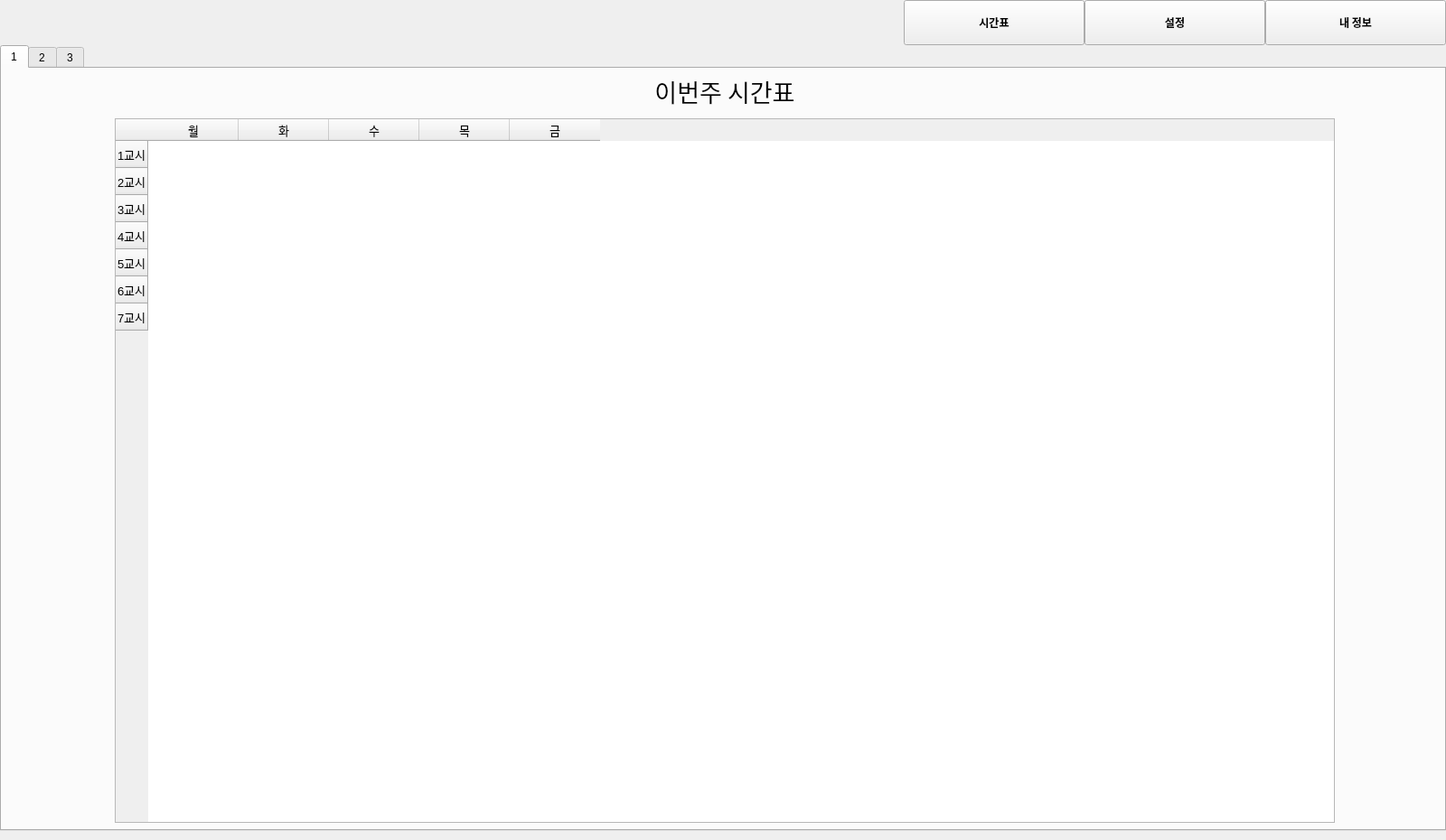
<?xml version="1.0" encoding="UTF-8"?>
<ui version="4.0">
 <class>MainWindow</class>
 <widget class="QMainWindow" name="MainWindow">
  <property name="geometry">
   <rect>
    <x>0</x>
    <y>0</y>
    <width>1600</width>
    <height>930</height>
   </rect>
  </property>
  <property name="windowTitle">
   <string>MainWindow</string>
  </property>
  <widget class="QWidget" name="centralwidget">
   <widget class="QPushButton" name="btnMyInfo">
    <property name="enabled">
     <bool>true</bool>
    </property>
    <property name="geometry">
     <rect>
      <x>1400</x>
      <y>0</y>
      <width>200</width>
      <height>50</height>
     </rect>
    </property>
    <property name="font">
     <font>
      <family>Noto Sans KR</family>
      <weight>75</weight>
      <bold>true</bold>
     </font>
    </property>
    <property name="text">
     <string>내 정보</string>
    </property>
    <property name="checkable">
     <bool>true</bool>
    </property>
   </widget>
   <widget class="QPushButton" name="btnSetting">
    <property name="geometry">
     <rect>
      <x>1200</x>
      <y>0</y>
      <width>200</width>
      <height>50</height>
     </rect>
    </property>
    <property name="font">
     <font>
      <family>Noto Sans KR</family>
      <weight>75</weight>
      <bold>true</bold>
     </font>
    </property>
    <property name="text">
     <string>설정</string>
    </property>
    <property name="checkable">
     <bool>true</bool>
    </property>
   </widget>
   <widget class="QPushButton" name="btnMain">
    <property name="geometry">
     <rect>
      <x>1000</x>
      <y>0</y>
      <width>200</width>
      <height>50</height>
     </rect>
    </property>
    <property name="font">
     <font>
      <family>Noto Sans KR</family>
      <weight>75</weight>
      <bold>true</bold>
     </font>
    </property>
    <property name="text">
     <string>시간표</string>
    </property>
    <property name="checkable">
     <bool>true</bool>
    </property>
   </widget>
   <widget class="QLabel" name="sideLogo">
    <property name="geometry">
     <rect>
      <x>10</x>
      <y>0</y>
      <width>221</width>
      <height>50</height>
     </rect>
    </property>
    <property name="text">
     <string/>
    </property>
    <property name="alignment">
     <set>Qt::AlignLeading|Qt::AlignLeft|Qt::AlignVCenter</set>
    </property>
   </widget>
   <widget class="QTabWidget" name="tabs">
    <property name="geometry">
     <rect>
      <x>0</x>
      <y>50</y>
      <width>1600</width>
      <height>870</height>
     </rect>
    </property>
    <property name="styleSheet">
     <string notr="true"/>
    </property>
    <property name="tabShape">
     <enum>QTabWidget::Rounded</enum>
    </property>
    <property name="currentIndex">
     <number>0</number>
    </property>
    <property name="elideMode">
     <enum>Qt::ElideLeft</enum>
    </property>
    <widget class="QWidget" name="timetableWidget">
     <attribute name="title">
      <string>1</string>
     </attribute>
     <widget class="QTableWidget" name="timetable">
      <property name="geometry">
       <rect>
        <x>125</x>
        <y>55</y>
        <width>1350</width>
        <height>780</height>
       </rect>
      </property>
      <property name="font">
       <font>
        <pointsize>10</pointsize>
       </font>
      </property>
      <property name="styleSheet">
       <string notr="true"/>
      </property>
      <property name="tabKeyNavigation">
       <bool>false</bool>
      </property>
      <property name="dragDropOverwriteMode">
       <bool>true</bool>
      </property>
      <property name="selectionMode">
       <enum>QAbstractItemView::SingleSelection</enum>
      </property>
      <property name="textElideMode">
       <enum>Qt::ElideNone</enum>
      </property>
      <property name="showGrid">
       <bool>false</bool>
      </property>
      <property name="gridStyle">
       <enum>Qt::SolidLine</enum>
      </property>
      <property name="sortingEnabled">
       <bool>false</bool>
      </property>
      <row>
       <property name="text">
        <string>1교시</string>
       </property>
      </row>
      <row>
       <property name="text">
        <string>2교시</string>
       </property>
      </row>
      <row>
       <property name="text">
        <string>3교시</string>
       </property>
      </row>
      <row>
       <property name="text">
        <string>4교시</string>
       </property>
      </row>
      <row>
       <property name="text">
        <string>5교시</string>
       </property>
      </row>
      <row>
       <property name="text">
        <string>6교시</string>
       </property>
      </row>
      <row>
       <property name="text">
        <string>7교시</string>
       </property>
      </row>
      <column>
       <property name="text">
        <string>월</string>
       </property>
      </column>
      <column>
       <property name="text">
        <string>화</string>
       </property>
      </column>
      <column>
       <property name="text">
        <string>수</string>
       </property>
      </column>
      <column>
       <property name="text">
        <string>목</string>
       </property>
      </column>
      <column>
       <property name="text">
        <string>금</string>
       </property>
      </column>
     </widget>
     <widget class="QLabel" name="tableLabel">
      <property name="geometry">
       <rect>
        <x>0</x>
        <y>-10</y>
        <width>1600</width>
        <height>70</height>
       </rect>
      </property>
      <property name="font">
       <font>
        <family>Noto Sans KR</family>
        <pointsize>20</pointsize>
       </font>
      </property>
      <property name="text">
       <string>이번주 시간표</string>
      </property>
      <property name="alignment">
       <set>Qt::AlignCenter</set>
      </property>
     </widget>
    </widget>
    <widget class="QWidget" name="settingWidget">
     <attribute name="title">
      <string>2</string>
     </attribute>
     <widget class="QWidget" name="settingTitle" native="true">
      <property name="geometry">
       <rect>
        <x>450</x>
        <y>125</y>
        <width>700</width>
        <height>600</height>
       </rect>
      </property>
      <widget class="QWidget" name="setting" native="true">
       <property name="geometry">
        <rect>
         <x>50</x>
         <y>80</y>
         <width>600</width>
         <height>400</height>
        </rect>
       </property>
       <property name="styleSheet">
        <string notr="true"/>
       </property>
       <widget class="QWidget" name="verticalLayoutWidget">
        <property name="geometry">
         <rect>
          <x>0</x>
          <y>0</y>
          <width>601</width>
          <height>401</height>
         </rect>
        </property>
        <layout class="QGridLayout" name="gridLayout">
         <item row="3" column="0">
          <widget class="QCheckBox" name="background">
           <property name="font">
            <font>
             <family>Noto Sans KR</family>
             <pointsize>18</pointsize>
            </font>
           </property>
           <property name="styleSheet">
            <string notr="true"/>
           </property>
           <property name="text">
            <string>백그라운드 실행 허용</string>
           </property>
           <property name="checkable">
            <bool>true</bool>
           </property>
           <property name="checked">
            <bool>true</bool>
           </property>
           <property name="tristate">
            <bool>false</bool>
           </property>
          </widget>
         </item>
         <item row="1" column="0">
          <widget class="QCheckBox" name="darkmode">
           <property name="font">
            <font>
             <family>Noto Sans KR</family>
             <pointsize>18</pointsize>
            </font>
           </property>
           <property name="styleSheet">
            <string notr="true"/>
           </property>
           <property name="text">
            <string>다크모드</string>
           </property>
           <property name="checkable">
            <bool>true</bool>
           </property>
           <property name="checked">
            <bool>false</bool>
           </property>
           <property name="tristate">
            <bool>false</bool>
           </property>
          </widget>
         </item>
         <item row="2" column="0">
          <widget class="QCheckBox" name="alarm">
           <property name="font">
            <font>
             <family>Noto Sans KR</family>
             <pointsize>18</pointsize>
            </font>
           </property>
           <property name="styleSheet">
            <string notr="true"/>
           </property>
           <property name="text">
            <string>알람 허용</string>
           </property>
           <property name="checkable">
            <bool>true</bool>
           </property>
           <property name="checked">
            <bool>true</bool>
           </property>
           <property name="tristate">
            <bool>false</bool>
           </property>
          </widget>
         </item>
        </layout>
       </widget>
      </widget>
      <widget class="QPushButton" name="btnSettingSave">
       <property name="geometry">
        <rect>
         <x>50</x>
         <y>480</y>
         <width>295</width>
         <height>70</height>
        </rect>
       </property>
       <property name="font">
        <font>
         <family>Noto Sans KR</family>
         <pointsize>16</pointsize>
        </font>
       </property>
       <property name="text">
        <string>저장</string>
       </property>
      </widget>
      <widget class="QPushButton" name="btnSettingDefault">
       <property name="geometry">
        <rect>
         <x>355</x>
         <y>480</y>
         <width>295</width>
         <height>70</height>
        </rect>
       </property>
       <property name="font">
        <font>
         <family>Noto Sans KR</family>
         <pointsize>16</pointsize>
        </font>
       </property>
       <property name="text">
        <string>기본값</string>
       </property>
      </widget>
      <widget class="QLabel" name="labelSetting">
       <property name="geometry">
        <rect>
         <x>0</x>
         <y>40</y>
         <width>700</width>
         <height>40</height>
        </rect>
       </property>
       <property name="font">
        <font>
         <family>Noto Sans KR</family>
         <pointsize>15</pointsize>
        </font>
       </property>
       <property name="text">
        <string>일부 설정은 프로그램 재실행 시 적용됩니다</string>
       </property>
       <property name="alignment">
        <set>Qt::AlignCenter</set>
       </property>
      </widget>
     </widget>
    </widget>
    <widget class="QWidget" name="myinfoWidget">
     <attribute name="title">
      <string>3</string>
     </attribute>
     <widget class="QWidget" name="myinfoTitle" native="true">
      <property name="geometry">
       <rect>
        <x>450</x>
        <y>110</y>
        <width>700</width>
        <height>620</height>
       </rect>
      </property>
      <widget class="QWidget" name="editWidget" native="true">
       <property name="geometry">
        <rect>
         <x>70</x>
         <y>160</y>
         <width>560</width>
         <height>300</height>
        </rect>
       </property>
       <layout class="QGridLayout" name="gridLayout_2" rowstretch="0" columnstretch="0">
        <item row="0" column="0">
         <layout class="QGridLayout" name="gridLayout2">
          <item row="1" column="0">
           <layout class="QGridLayout" name="gridLayout3">
            <item row="0" column="0">
             <widget class="QGroupBox" name="classGroup">
              <property name="font">
               <font>
                <family>Noto Sans KR</family>
                <pointsize>11</pointsize>
               </font>
              </property>
              <property name="styleSheet">
               <string notr="true"/>
              </property>
              <property name="title">
               <string>학년</string>
              </property>
              <widget class="QComboBox" name="gradeCombo">
               <property name="geometry">
                <rect>
                 <x>30</x>
                 <y>50</y>
                 <width>480</width>
                 <height>50</height>
                </rect>
               </property>
               <property name="palette">
                <palette>
                 <active>
                  <colorrole role="Button">
                   <brush brushstyle="SolidPattern">
                    <color alpha="255">
                     <red>255</red>
                     <green>255</green>
                     <blue>255</blue>
                    </color>
                   </brush>
                  </colorrole>
                  <colorrole role="Base">
                   <brush brushstyle="SolidPattern">
                    <color alpha="255">
                     <red>255</red>
                     <green>255</green>
                     <blue>255</blue>
                    </color>
                   </brush>
                  </colorrole>
                  <colorrole role="Window">
                   <brush brushstyle="SolidPattern">
                    <color alpha="255">
                     <red>255</red>
                     <green>255</green>
                     <blue>255</blue>
                    </color>
                   </brush>
                  </colorrole>
                 </active>
                 <inactive>
                  <colorrole role="Button">
                   <brush brushstyle="SolidPattern">
                    <color alpha="255">
                     <red>255</red>
                     <green>255</green>
                     <blue>255</blue>
                    </color>
                   </brush>
                  </colorrole>
                  <colorrole role="Base">
                   <brush brushstyle="SolidPattern">
                    <color alpha="255">
                     <red>255</red>
                     <green>255</green>
                     <blue>255</blue>
                    </color>
                   </brush>
                  </colorrole>
                  <colorrole role="Window">
                   <brush brushstyle="SolidPattern">
                    <color alpha="255">
                     <red>255</red>
                     <green>255</green>
                     <blue>255</blue>
                    </color>
                   </brush>
                  </colorrole>
                 </inactive>
                 <disabled>
                  <colorrole role="Button">
                   <brush brushstyle="SolidPattern">
                    <color alpha="255">
                     <red>255</red>
                     <green>255</green>
                     <blue>255</blue>
                    </color>
                   </brush>
                  </colorrole>
                  <colorrole role="Base">
                   <brush brushstyle="SolidPattern">
                    <color alpha="255">
                     <red>255</red>
                     <green>255</green>
                     <blue>255</blue>
                    </color>
                   </brush>
                  </colorrole>
                  <colorrole role="Window">
                   <brush brushstyle="SolidPattern">
                    <color alpha="255">
                     <red>255</red>
                     <green>255</green>
                     <blue>255</blue>
                    </color>
                   </brush>
                  </colorrole>
                 </disabled>
                </palette>
               </property>
               <property name="font">
                <font>
                 <family>Noto Sans KR</family>
                 <pointsize>12</pointsize>
                 <strikeout>false</strikeout>
                </font>
               </property>
               <property name="mouseTracking">
                <bool>false</bool>
               </property>
               <property name="toolTip">
                <string>학년</string>
               </property>
               <property name="whatsThis">
                <string/>
               </property>
               <property name="accessibleName">
                <string>학년</string>
               </property>
               <property name="autoFillBackground">
                <bool>false</bool>
               </property>
               <property name="styleSheet">
                <string notr="true"/>
               </property>
               <property name="inputMethodHints">
                <set>Qt::ImhNone</set>
               </property>
               <property name="frame">
                <bool>true</bool>
               </property>
               <item>
                <property name="text">
                 <string>1</string>
                </property>
               </item>
               <item>
                <property name="text">
                 <string>2</string>
                </property>
               </item>
               <item>
                <property name="text">
                 <string>3</string>
                </property>
               </item>
              </widget>
             </widget>
            </item>
            <item row="1" column="0">
             <widget class="QGroupBox" name="gradeGroup">
              <property name="font">
               <font>
                <family>Noto Sans KR</family>
                <pointsize>11</pointsize>
               </font>
              </property>
              <property name="styleSheet">
               <string notr="true"/>
              </property>
              <property name="title">
               <string>반</string>
              </property>
              <widget class="QComboBox" name="classCombo">
               <property name="enabled">
                <bool>true</bool>
               </property>
               <property name="geometry">
                <rect>
                 <x>30</x>
                 <y>50</y>
                 <width>480</width>
                 <height>50</height>
                </rect>
               </property>
               <property name="sizePolicy">
                <sizepolicy hsizetype="Fixed" vsizetype="Fixed">
                 <horstretch>0</horstretch>
                 <verstretch>0</verstretch>
                </sizepolicy>
               </property>
               <property name="palette">
                <palette>
                 <active>
                  <colorrole role="Button">
                   <brush brushstyle="SolidPattern">
                    <color alpha="255">
                     <red>255</red>
                     <green>255</green>
                     <blue>255</blue>
                    </color>
                   </brush>
                  </colorrole>
                  <colorrole role="Base">
                   <brush brushstyle="SolidPattern">
                    <color alpha="255">
                     <red>255</red>
                     <green>255</green>
                     <blue>255</blue>
                    </color>
                   </brush>
                  </colorrole>
                  <colorrole role="Window">
                   <brush brushstyle="SolidPattern">
                    <color alpha="255">
                     <red>255</red>
                     <green>255</green>
                     <blue>255</blue>
                    </color>
                   </brush>
                  </colorrole>
                 </active>
                 <inactive>
                  <colorrole role="Button">
                   <brush brushstyle="SolidPattern">
                    <color alpha="255">
                     <red>255</red>
                     <green>255</green>
                     <blue>255</blue>
                    </color>
                   </brush>
                  </colorrole>
                  <colorrole role="Base">
                   <brush brushstyle="SolidPattern">
                    <color alpha="255">
                     <red>255</red>
                     <green>255</green>
                     <blue>255</blue>
                    </color>
                   </brush>
                  </colorrole>
                  <colorrole role="Window">
                   <brush brushstyle="SolidPattern">
                    <color alpha="255">
                     <red>255</red>
                     <green>255</green>
                     <blue>255</blue>
                    </color>
                   </brush>
                  </colorrole>
                 </inactive>
                 <disabled>
                  <colorrole role="Button">
                   <brush brushstyle="SolidPattern">
                    <color alpha="255">
                     <red>255</red>
                     <green>255</green>
                     <blue>255</blue>
                    </color>
                   </brush>
                  </colorrole>
                  <colorrole role="Base">
                   <brush brushstyle="SolidPattern">
                    <color alpha="255">
                     <red>255</red>
                     <green>255</green>
                     <blue>255</blue>
                    </color>
                   </brush>
                  </colorrole>
                  <colorrole role="Window">
                   <brush brushstyle="SolidPattern">
                    <color alpha="255">
                     <red>255</red>
                     <green>255</green>
                     <blue>255</blue>
                    </color>
                   </brush>
                  </colorrole>
                 </disabled>
                </palette>
               </property>
               <property name="font">
                <font>
                 <family>Noto Sans KR</family>
                 <pointsize>12</pointsize>
                 <strikeout>false</strikeout>
                </font>
               </property>
               <property name="mouseTracking">
                <bool>false</bool>
               </property>
               <property name="toolTip">
                <string>반</string>
               </property>
               <property name="whatsThis">
                <string/>
               </property>
               <property name="accessibleName">
                <string>반</string>
               </property>
               <property name="autoFillBackground">
                <bool>false</bool>
               </property>
               <property name="inputMethodHints">
                <set>Qt::ImhNone</set>
               </property>
               <property name="editable">
                <bool>false</bool>
               </property>
               <property name="frame">
                <bool>true</bool>
               </property>
               <item>
                <property name="text">
                 <string>1</string>
                </property>
               </item>
               <item>
                <property name="text">
                 <string>2</string>
                </property>
               </item>
               <item>
                <property name="text">
                 <string>3</string>
                </property>
               </item>
               <item>
                <property name="text">
                 <string>4</string>
                </property>
               </item>
               <item>
                <property name="text">
                 <string>5</string>
                </property>
               </item>
               <item>
                <property name="text">
                 <string>6</string>
                </property>
               </item>
              </widget>
             </widget>
            </item>
           </layout>
          </item>
         </layout>
        </item>
       </layout>
      </widget>
      <widget class="QLabel" name="myLabel">
       <property name="geometry">
        <rect>
         <x>0</x>
         <y>30</y>
         <width>700</width>
         <height>100</height>
        </rect>
       </property>
       <property name="font">
        <font>
         <family>Noto Sans KR</family>
         <pointsize>16</pointsize>
        </font>
       </property>
       <property name="text">
        <string>안녕하세요 ###님! 좋은 하루 보내세요!</string>
       </property>
       <property name="alignment">
        <set>Qt::AlignCenter</set>
       </property>
      </widget>
      <widget class="QPushButton" name="btnSaveMyinfo">
       <property name="geometry">
        <rect>
         <x>70</x>
         <y>500</y>
         <width>180</width>
         <height>70</height>
        </rect>
       </property>
       <property name="font">
        <font>
         <family>Noto Sans KR</family>
         <pointsize>16</pointsize>
        </font>
       </property>
       <property name="text">
        <string>저장</string>
       </property>
      </widget>
      <widget class="QPushButton" name="btnCancelMyinfo">
       <property name="geometry">
        <rect>
         <x>440</x>
         <y>500</y>
         <width>180</width>
         <height>70</height>
        </rect>
       </property>
       <property name="font">
        <font>
         <family>Noto Sans KR</family>
         <pointsize>16</pointsize>
        </font>
       </property>
       <property name="text">
        <string>취소</string>
       </property>
      </widget>
      <widget class="QPushButton" name="btnEditMyinfo">
       <property name="geometry">
        <rect>
         <x>255</x>
         <y>500</y>
         <width>180</width>
         <height>70</height>
        </rect>
       </property>
       <property name="font">
        <font>
         <family>Noto Sans KR</family>
         <pointsize>16</pointsize>
        </font>
       </property>
       <property name="text">
        <string>수정하기</string>
       </property>
      </widget>
     </widget>
    </widget>
   </widget>
  </widget>
 </widget>
 <resources/>
 <connections/>
</ui>
